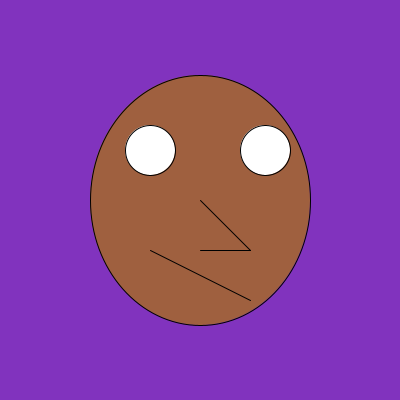
Frame 1 (no input)
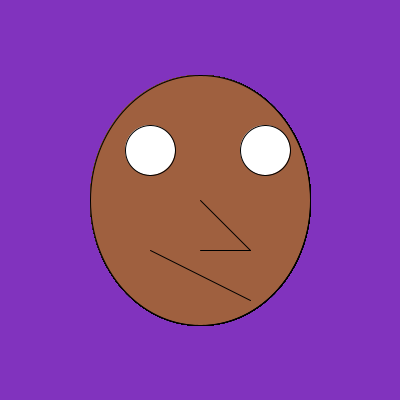
Frame 60 (the mouse pressed at the canvas centre just before this capture)
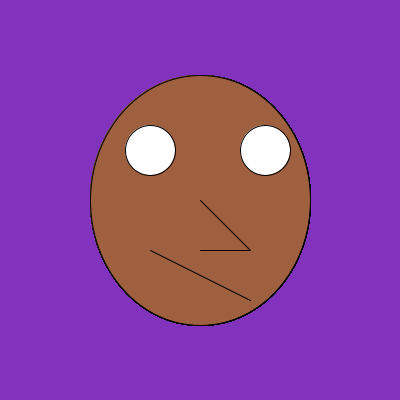
Frame 120 (the mouse held since frame 60 and released just before this capture)

The Processing sketch that drew these frames (run headless with seeded random() and noise(); from frame 60 on, the mouse is pressed at the canvas centre):

// Processing sketch: face
// ── face.pde
void setup() {
  size(400,400);
  background(random(200), random(200), random(200));
}

void draw() {
  fill(159,96,63);
  ellipse(200,200,220,250);
 
 fill(255,255,255);
  ellipse(150,150,50,50);
  ellipse(265,150,50,50);
  
  noFill();
  stroke(255,102,0);
  stroke(0,0,0);
  bezier(250,300,150,250,250,300,150,250);
  
  noFill();
  line(200,200,250,250);
  line(250,250,200,250);
}
